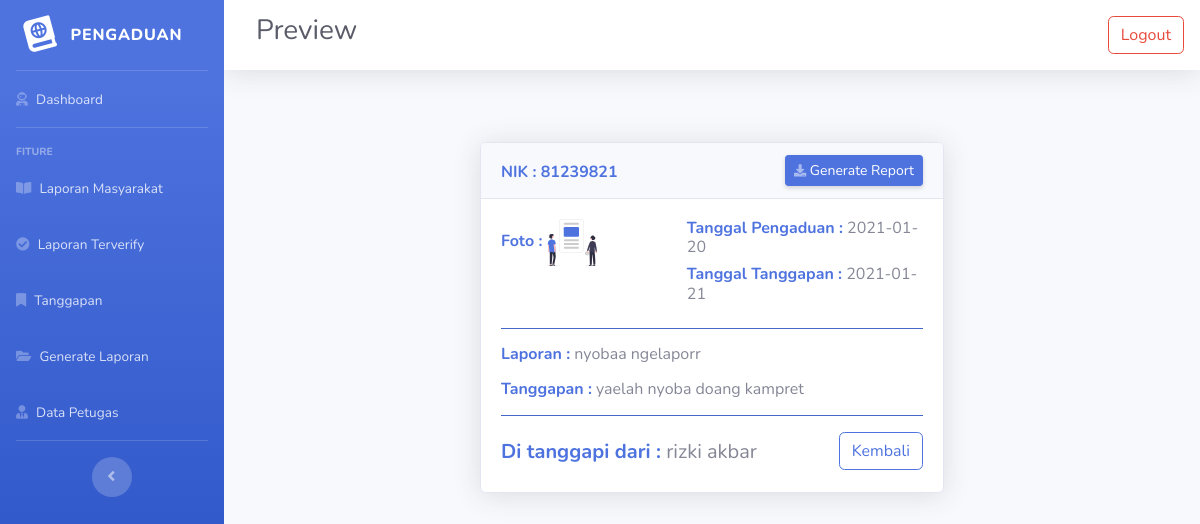
Page /src/user/preview.php?id_tanggapan=1 on the committed database.
### tables this page shows
CREATE TABLE `tanggapan` (
  `id_tanggapan` int(11) NOT NULL,
  `id_pengaduan` int(11) NOT NULL,
  `tgl_tanggapan` date NOT NULL,
  `tanggapan` text NOT NULL,
  `id_petugas` int(11) NOT NULL
);

CREATE TABLE `pengaduan` (
  `id_pengaduan` int(11) NOT NULL,
  `tgl_pengaduan` date NOT NULL,
  `nik` int(16) NOT NULL,
  `isi_laporan` text NOT NULL,
  `foto` varchar(255) NOT NULL,
  `status` enum('0','proses','selesai') NOT NULL
);

CREATE TABLE `petugas` (
  `id_petugas` int(11) NOT NULL,
  `nama_petugas` varchar(35) NOT NULL,
  `username` varchar(25) NOT NULL,
  `password` varchar(32) NOT NULL,
  `telp` varchar(13) NOT NULL,
  `level` enum('admin','petugas') NOT NULL
);

### src/user/preview.php (the view, shortened to what this page needs)
<?php
require '../../public/app.php';
require '../layouts/header.php';
require '../layouts/navAdmin.php';
$id = $_GET['id_tanggapan'];
$query = "SELECT * FROM (( tanggapan INNER JOIN pengaduan ON tanggapan.id_pengaduan = pengaduan.id_pengaduan )
                            INNER JOIN petugas ON tanggapan.id_petugas = petugas.id_petugas) WHERE id_tanggapan = $id";
$result = mysqli_query($conn, $query);
?>
<div class="d-flex justify-content-center py-5">
  <?php while ($row = mysqli_fetch_assoc($result)) : ?>
    <div class="card shadow mb-4 w-50" data-aos="fade-up">
      <div class="card-header">
        <div class="row">
          <div class="col-6">
            <h6 class="m-0 font-weight-bold text-primary mt-2">NIK : <?= $row['nik']; ?></h6>
          </div>
          <div class="col-6">
            <div class="d-sm-flex align-items-center justify-content-end">
              <a href="#" class="d-none d-sm-inline-block btn btn-sm btn-primary shadow-sm"><i class="fas fa-download fa-sm text-white-50"></i> Generate Report</a>
            </div>
          </div>
        </div>
      </div>
      <div class="collapse show" id="generate">
        <div class="card-body">
          <div class="row">
            <div class="col-5">
              <h6 class="text-primary font-weight-bold">Foto : <img src="../../assets/img/img-buat-laporan.svg" width="50" alt=""></h6>
            </div>
            <div class="col-7">
              <h6> <span class="text-primary font-weight-bold">Tanggal Pengaduan :</span> <?= $row['tgl_pengaduan']; ?></h6>
              <h6> <span class="text-primary font-weight-bold">Tanggal Tanggapan :</span> <?= $row['tgl_tanggapan']; ?></h6>
            </div>
          </div>
          <hr class="bg-primary">
          <h6 class="mb-3"><span class="text-primary font-weight-bold">Laporan :</span> <?= $row['isi_laporan']; ?></h6>
          <h6><span class="text-primary font-weight-bold">Tanggapan :</span> <?= $row['tanggapan']; ?></h6>
          <hr class="bg-primary">
          <div class="row">
            <div class="col-8 mt-2">
              <h5> <span class="text-primary font-weight-bold">Di tanggapi dari :</span> <?= $row['nama_petugas']; ?></h5>
            </div>
            <div class="col-4">
              <div class="d-flex justify-content-end">
                <a href="generate.php" class="btn btn-outline-primary">Kembali</a>
              </div>
            </div>
          </div>
        </div>
      </div>
    </div>
  <?php endwhile; ?>
</div>
<?php require '../layouts/footer.php'; ?>

### rows in the picture
tanggapan: id_pengaduan.nik "81239821", id_pengaduan.tgl_pengaduan "2021-01-20", tgl_tanggapan "2021-01-21", id_pengaduan.isi_laporan "nyobaa ngelaporr", tanggapan "yaelah nyoba doang kampret", id_petugas.nama_petugas "rizki akbar"

### other values in the picture
$title "Preview"
